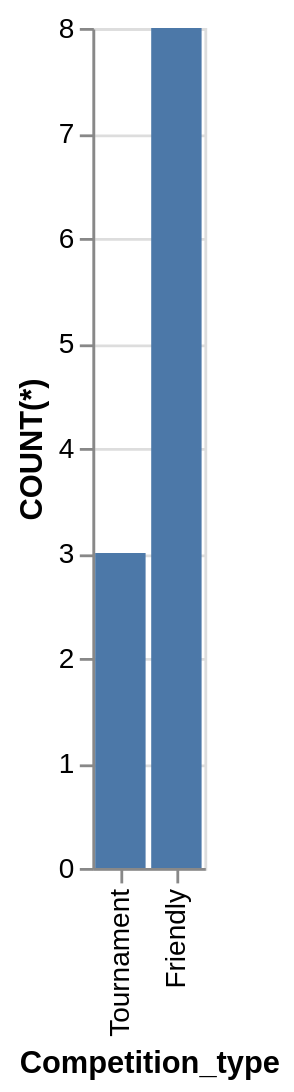

Write a Vega-Lite specification for this figure.
### Vega-Lite specification from a JSON file in a GitHub repository (floating-point values rounded to 4 significant figures)
{"data": {"values": [{"x_data": "Tournament", "y_data": 3}, {"x_data": "Friendly", "y_data": 8}]}, "mark": "bar", "encoding": {"x": {"field": "x_data", "type": "nominal", "title": "Competition_type", "sort": {"op": "sum", "field": "y_data", "order": "ascending"}}, "y": {"field": "y_data", "type": "quantitative", "title": "COUNT(*)"}}}
